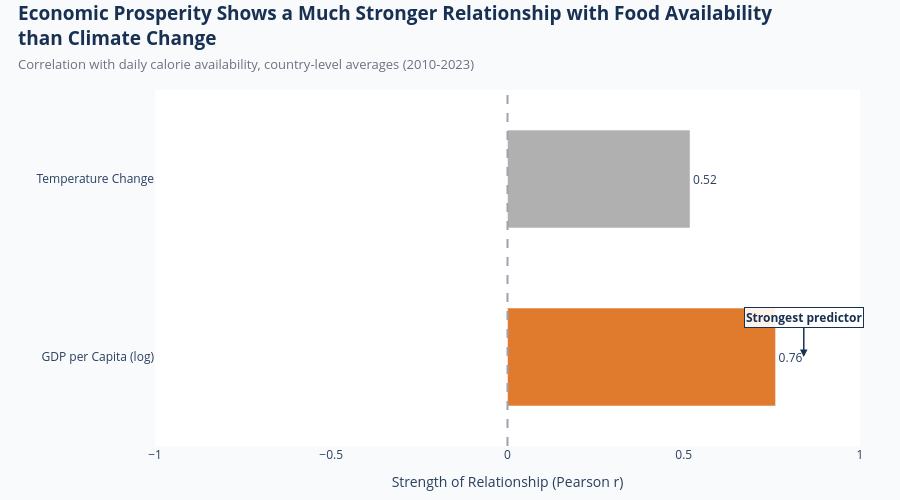

Notebook code for this chart:
### Code cell
# ==========================================
# AQ3 - Strength of Relationship Comparison
# ==========================================

import plotly.graph_objects as go

gdp_corr = aq3_df["Log_GDP"].corr(
    aq3_df["Calories_per_Capita"]
)

temp_corr = aq3_df["Temperature_Change"].corr(
    aq3_df["Calories_per_Capita"]
)

comparison = pd.DataFrame({
    "Driver": [
        "GDP per Capita (log)",
        "Temperature Change"
    ],
    "Correlation": [
        gdp_corr,
        temp_corr
    ]
})

comparison["Abs"] = comparison["Correlation"].abs()
comparison = comparison.sort_values(
    "Abs",
    ascending=False
)
colors = [HIGHLIGHT, CONTEXT_GREY]

fig = go.Figure()

fig.add_trace(
    go.Bar(
        x=comparison["Correlation"],
        y=comparison["Driver"],
        orientation="h",
        marker_color=colors,
        text=comparison["Correlation"].round(2),
        textposition="outside",
        width=0.55
    )
)

fig.add_vline(
    x=0,
    line_color="#9CA3AF",
    line_dash="dash"
)

fig.add_annotation(
    x=gdp_corr + 0.08,
    y="GDP per Capita (log)",
    text="<b>Strongest predictor</b>",
    showarrow=True,
    arrowhead=2,
    arrowsize=1,
    arrowwidth=1.5,
    arrowcolor=COLOR_NAVY,
    ax=0,
    ay=-40,
    bgcolor="rgba(255,255,255,0.9)",
    bordercolor=COLOR_NAVY,
    borderwidth=1,
    font=dict(size=12, color=COLOR_NAVY)
)

fig.update_layout(
    template="plotly_white",
    paper_bgcolor=BG,
    plot_bgcolor="white",
    height=500,
    showlegend=False,
    title=dict(
        text="<b>Economic Prosperity Shows a Much Stronger Relationship with Food Availability</b>"
             "<br><b>than Climate Change</b>"
             "<br><span style='font-size:13px;color:#6B7280'>Correlation with daily calorie availability, country-level averages (2010-2023)</span>",
        x=0.02,
        y=0.96,
        font=dict(size=19, color=COLOR_NAVY)
    ),
    xaxis=dict(
        title="Strength of Relationship (Pearson r)",
        range=[-1, 1],
        showgrid=False,
        zeroline=False
    ),
    yaxis=dict(
        title=""
    ),
    margin=dict(l=140, r=40, t=90, b=50)
)

fig.show(config={"displayModeBar": False})

### Figure 1 — Plotly figure (JSON) as saved in the notebook; plotly's stock layout.template omitted (floating-point values rounded to 4 significant figures)
{"data": [{"marker": {"color": ["#E07A2C", "#B0B0B0"]}, "orientation": "h", "text": [0.76, 0.52], "textposition": "outside", "type": "bar", "width": 0.55, "x": [0.7605, 0.5178], "y": ["GDP per Capita (log)", "Temperature Change"]}], "layout": {"annotations": [{"arrowcolor": "#183153", "arrowhead": 2, "arrowsize": 1, "arrowwidth": 1.5, "ax": 0, "ay": -40, "bgcolor": "rgba(255,255,255,0.9)", "bordercolor": "#183153", "borderwidth": 1, "font": {"color": "#183153", "size": 12}, "showarrow": true, "text": "<b>Strongest predictor</b>", "x": 0.8405, "y": "GDP per Capita (log)"}], "height": 500, "margin": {"b": 50, "l": 140, "r": 40, "t": 90}, "paper_bgcolor": "#F8FAFC", "plot_bgcolor": "white", "shapes": [{"line": {"color": "#9CA3AF", "dash": "dash"}, "type": "line", "x0": 0, "x1": 0, "xref": "x", "y0": 0, "y1": 1, "yref": "y domain"}], "showlegend": false, "title": {"font": {"color": "#183153", "size": 19}, "text": "<b>Economic Prosperity Shows a Much Stronger Relationship with Food Availability</b><br><b>than Climate Change</b><br><span style='font-size:13px;color:#6B7280'>Correlation with daily calorie availability, country-level averages (2010-2023)</span>", "x": 0.02, "y": 0.96}, "xaxis": {"range": [-1, 1], "showgrid": false, "title": {"text": "Strength of Relationship (Pearson r)"}, "zeroline": false}, "yaxis": {"title": {"text": ""}}}}
